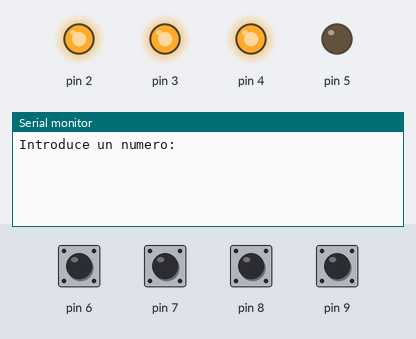
A sketch run on a simulated Arduino Uno, built with avr-gcc and run on an emulated ATmega328P. Shown: output pins drawn as LEDs (lit = HIGH), the last lines printed to the serial monitor. Inputs (shaded band) come from the test bench; at power-on: pin 6–9 HIGH.

Above: at 1.2 s.
1.3 s: pin 6 pulled LOW for 0.25 s
At 2.4 s:
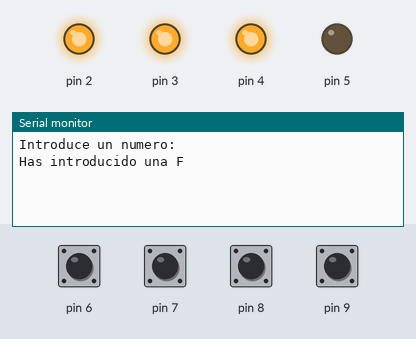
3.0 s: pin 7 pulled LOW for 0.25 s
At 3.8 s:
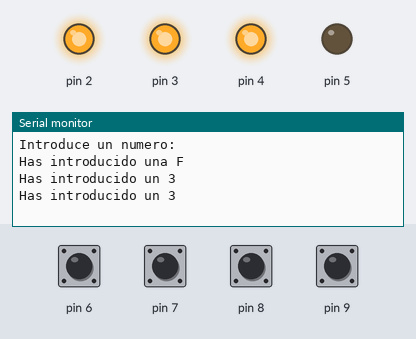
4.7 s: pin 8 pulled LOW for 0.25 s
At 6.2 s:
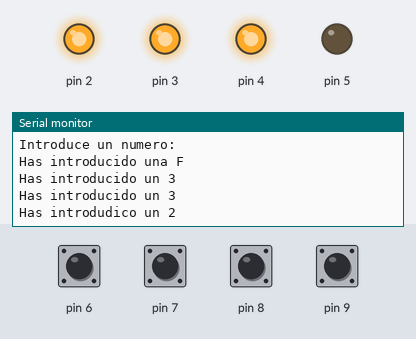

Measured:
- after the input at 1.3 s, the serial monitor: prints a new line after 0.10 s (image 1)
- after the input at 3.0 s, the serial monitor: prints a new line at once (image 2)
- after the input at 4.7 s, the serial monitor: prints a new line after 0.10 s (image 3)

The sketch:

P1_Fila.ino
```cpp
//Introducimos los pines que vamos a utilizar
boolean a=1,b=1,c=1,d=1;

void setup(){
  //Para que salga en pantalla.
  Serial.begin(9600);
  //Salidas
  pinMode(2, OUTPUT);
  pinMode(3, OUTPUT);
  pinMode(4, OUTPUT);
  pinMode(5, OUTPUT);
  //Entradas
  pinMode(6, INPUT);
  pinMode(7, INPUT);
  pinMode(8, INPUT);
  pinMode(9, INPUT);

  //Como por ahora solo vamos a utilizar una fila no necesitamos que se haga un bucle.
  //Establecemos las entradas al Arduino como 1 logicos.
  //Habilita un resistencia interna de 20k conectada en PullUp
  digitalWrite(6, HIGH);
  digitalWrite(7, HIGH);
  digitalWrite(8, HIGH);
  digitalWrite(9, HIGH);
  //Enstablecemos las salidas del Arduino que nos leera la fila (una sola).
  digitalWrite(2, HIGH);
  digitalWrite(3, HIGH);
  digitalWrite(4, HIGH);
  digitalWrite(5, LOW);

   Serial.print("Introduce un numero: \n");
}

void loop(){

  //Tenemos que leer el boton que pulsamos en las salidas quese veran mofificaadas
  //cuando pulsamos los botoenes.
  a = digitalRead(9);
  b = digitalRead(8);
  c = digitalRead(7);
  d = digitalRead(6);

  //Para la primera fila.
    if (a==LOW && b==HIGH && c==HIGH && d==HIGH){
      Serial.print("Has introducido un 1\n");
    }else if (a==HIGH && b==LOW && c==HIGH && d==HIGH){
      Serial.print("Has introdudico un 2\n");
    }else if(a==HIGH && b==HIGH && c==LOW && d==HIGH){
      Serial.print("Has introducido un 3\n");
    }else if(a==HIGH && b==HIGH && c==HIGH && d==LOW){
      Serial.print("Has introducido una F\n");
    }
    delay(200);
 }
```
